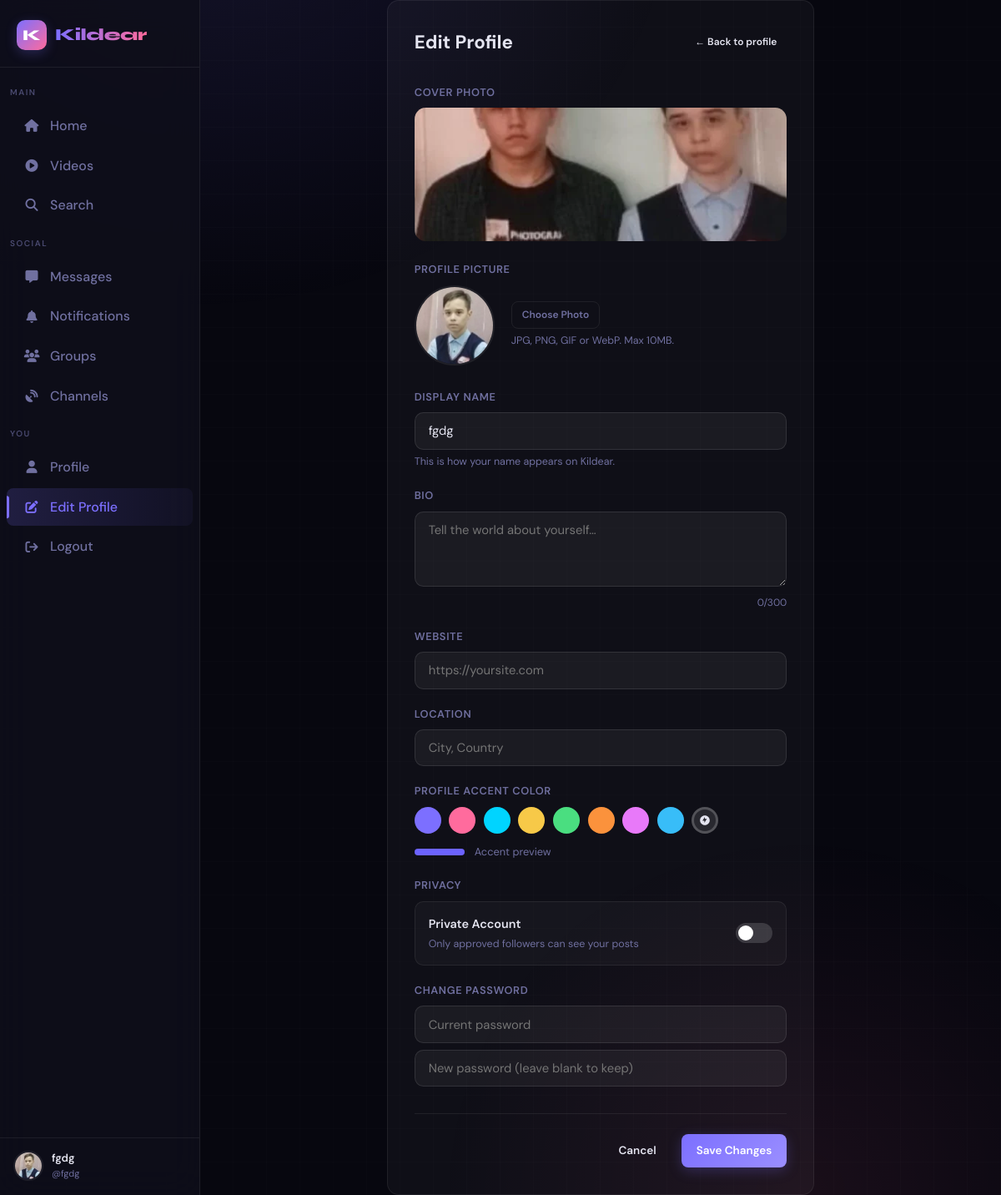
The app's page /profile/edit (signed in) with its own data.
### app.py (models this page shows, shortened)
class User(UserMixin, db.Model):
    id              = db.Column(db.Integer, primary_key=True)
    username        = db.Column(db.String(40), unique=True, nullable=False)
    email           = db.Column(db.String(120), unique=True, nullable=False)
    password_hash   = db.Column(db.String(256), nullable=False)
    display_name    = db.Column(db.String(60), default="")
    bio             = db.Column(db.String(500), default="")
    avatar          = db.Column(db.String(300), default="/static/default_avatar.png")
    cover_photo     = db.Column(db.String(300), default="")
    website         = db.Column(db.String(200), default="")
    location        = db.Column(db.String(100), default="")
    accent_color    = db.Column(db.String(7), default="#6c63ff")
    is_private      = db.Column(db.Boolean, default=False)
    is_verified     = db.Column(db.Boolean, default=False)
    is_banned       = db.Column(db.Boolean, default=False)
    is_admin        = db.Column(db.Boolean, default=False)
    is_online       = db.Column(db.Boolean, default=False)
    last_seen       = db.Column(db.DateTime, default=datetime.utcnow)
    created_at      = db.Column(db.DateTime, default=datetime.utcnow)
    two_factor_enabled = db.Column(db.Boolean, default=False)
    two_factor_secret  = db.Column(db.String(32), nullable=True)
    failed_logins   = db.Column(db.Integer, default=0)
    locked_until    = db.Column(db.DateTime, nullable=True)
    posts          = db.relationship("Post", backref="author", lazy="dynamic",
                                     foreign_keys="Post.user_id")
    sent_msgs      = db.relationship("Message", backref="sender", lazy="dynamic",
                                     foreign_keys="Message.sender_id")
    recv_msgs      = db.relationship("Message", backref="receiver", lazy="dynamic",
                                     foreign_keys="Message.receiver_id")
    notifications  = db.relationship("Notification", backref="recipient", lazy="dynamic",
                                     foreign_keys="Notification.user_id")
    comments       = db.relationship("Comment", backref="author", lazy="dynamic")
    owned_groups   = db.relationship("Group", backref="owner", lazy="dynamic")
    owned_channels = db.relationship("Channel", backref="owner", lazy="dynamic")
    login_history  = db.relationship("LoginHistory", backref="user", lazy="dynamic")
    blocked_users = db.relationship(
        "User", secondary=blocks,
        primaryjoin=blocks.c.blocker_id == id,
        secondaryjoin=blocks.c.blocked_id == id,
        backref=db.backref("blocked_by", lazy="dynamic"),
        lazy="dynamic",
    )
    following = db.relationship(
        "User", secondary=follows,
        primaryjoin=follows.c.follower_id == id,
        secondaryjoin=follows.c.followed_id == id,
        backref=db.backref("followers", lazy="dynamic"),
        lazy="dynamic",
    )

### app.py (the view, shortened to what this page needs)
@app.route("/profile/edit", methods=["GET", "POST"])
@login_required
def edit_profile():
    return render_template("edit_profile.html")

### app.py (called while the page is built, shortened)
def _get_client_ip() -> str:
    forwarded = request.headers.get('X-Forwarded-For', '')
    real_ip = request.headers.get('X-Real-IP', '')
    if real_ip:
        try:
            ip_address(real_ip)
            return real_ip
        except (ValueError, AddressValueError):
            pass
    return request.remote_addr or '0.0.0.0'

@app.before_request
def before_request_hook():
    ip = _get_client_ip()
    g.client_ip = ip
    security.track_concurrent(ip, +1)
    allowed, status = security.process_request(request)

@login_mgr.user_loader
def load_user(user_id):
    return db.session.get(User, int(user_id))

    def _is_trusted(self, ip_str: str) -> bool:
        try:
            addr = ip_address(ip_str)
            return any(addr in net for net in self.TRUSTED_NETWORKS)
        except (ValueError, AddressValueError):
            return False

    def track_concurrent(self, ip: str, delta: int):
        self._concurrent[ip] += delta
        if self._concurrent[ip] > 50:
            self._temp_ban(ip, f"connection flood ({self._concurrent[ip]} concurrent)")

    def process_request(self, req) -> tuple[bool, int]:
        ip = _get_client_ip()
        if self._is_trusted(ip):
            return True, 200

### templates/edit_profile.html (shortened to what this page needs)
{% extends "base.html" %}
{% block content %}
<div class="edit-profile-layout">
  <div class="card edit-profile-card">
    <div class="edit-profile-header">
      <h2>Edit Profile</h2>
      <a href="{{ url_for('profile', username=current_user.username) }}" class="btn btn-ghost btn-sm">← Back to profile</a>
    </div>
    <form action="{{ url_for('edit_profile') }}" method="POST" enctype="multipart/form-data" id="editProfileForm">
      <div class="edit-cover-section">
        <label class="section-label">Cover Photo</label>
        <div class="cover-preview" id="coverPreview"
             style="{% if current_user.cover_photo %}background-image:url('{{ url_for('static', filename='uploads/covers/' + current_user.cover_photo) }}'){% else %}background:linear-gradient(135deg,var(--primary),var(--secondary)){% endif %}">
        </div>
      </div>
      <div class="edit-avatar-section">
        <label class="section-label">Profile Picture</label>
        <div class="avatar-edit-row">
          <div class="avatar-preview-wrap">
            {% if current_user.avatar %}
              <img src="{{ url_for('static', filename='uploads/avatars/' + current_user.avatar) }}"
                   class="avatar avatar-xl" id="avatarPreview" alt="Avatar">
            {% else %}
              <div class="avatar avatar-xl avatar-placeholder" id="avatarPreviewPlaceholder"
                   style="font-size:2rem">{{ current_user.username[0].upper() }}</div>
            {% endif %}
          </div>
          <div>
            <label class="btn btn-outline btn-sm">
              Choose Photo
            </label>
            <p class="field-hint">JPG, PNG, GIF or WebP. Max 10MB.</p>
          </div>
        </div>
      </div>
      <div class="edit-fields">
        <div class="field-group">
          <label class="field-label" for="displayName">Display Name</label>
          <input type="text" id="displayName" name="display_name" class="field-input"
                 value="{{ current_user.display_name or '' }}" maxlength="60"
                 placeholder="{{ current_user.username }}">
          <span class="field-hint">This is how your name appears on Kildear.</span>
        </div>
        <div class="field-group">
          <label class="field-label" for="bioField">Bio</label>
          <textarea id="bioField" name="bio" class="field-textarea" maxlength="300"
                    placeholder="Tell the world about yourself…" oninput="bioCounter(this)">{{ current_user.bio or '' }}</textarea>
          <div class="field-footer"><span id="bioCount">{{ (current_user.bio or '')|length }}</span>/300</div>
        </div>
        <div class="field-group">
          <label class="field-label" for="websiteField">Website</label>
          <input type="url" id="websiteField" name="website" class="field-input"
                 value="{{ current_user.website or '' }}" placeholder="https://yoursite.com">
        </div>
        <div class="field-group">
          <label class="field-label" for="locationField">Location</label>
          <input type="text" id="locationField" name="location" class="field-input"
                 value="{{ current_user.location or '' }}" maxlength="100" placeholder="City, Country">
        </div>
        <div class="field-group">
          <label class="field-label">Profile Accent Color</label>
          <div class="color-picker-row">
            {% set colors = ['#7c6fff','#ff6b9d','#00d4ff','#f7c948','#4ade80','#fb923c','#e879f9','#38bdf8'] %}
            {% for color in colors %}
            <label class="color-swatch {% if current_user.accent_color == color %}selected{% endif %}"
                   style="background:{{ color }}" title="{{ color }}">
            </label>
            {% endfor %}
            <label class="color-swatch color-custom" title="Custom color">
              <svg width="14" height="14" viewBox="0 0 24 24" fill="currentColor"><path d="M12 2C6.48 2 2 6.48 2 12s4.48 10 10 10 10-4.48 10-10S17.52 2 12 2zm-1 15v-4H7l5-8v4h4l-5 8z"/></svg>
            </label>
          </div>
          <div class="accent-preview" id="accentPreview">
            <div class="accent-preview-bar" id="accentPreviewBar"
                 style="background:{{ current_user.accent_color or '#7c6fff' }}"></div>
            <span>Accent preview</span>
          </div>
        </div>
        <div class="field-group">
          <label class="field-label">Privacy</label>
          <div class="toggle-row">
            <div class="toggle-info">
              <span class="toggle-title">Private Account</span>
              <span class="toggle-desc">Only approved followers can see your posts</span>
            </div>
            <label class="toggle-switch">
              <span class="toggle-track"></span>
            </label>
          </div>
        </div>
        <div class="field-group">
          <label class="field-label">Change Password</label>
          <input type="password" name="current_password" class="field-input" placeholder="Current password" autocomplete="current-password">
          <div style="height:.5rem"></div>
          <input type="password" name="new_password" class="field-input" placeholder="New password (leave blank to keep)" autocomplete="new-password">
        </div>
      </div>
      <div class="edit-profile-actions">
        <a href="{{ url_for('profile', username=current_user.username) }}" class="btn btn-ghost">Cancel</a>
        <button type="submit" class="btn btn-primary">Save Changes</button>
      </div>
    </form>
  </div>
</div>
{% endblock %}

### templates/base.html (shortened to what this page needs)
<!DOCTYPE html>
<html lang="en" data-theme="dark">
<head>
  <link rel="stylesheet" href="https://cdnjs.cloudflare.com/ajax/libs/font-awesome/6.5.0/css/all.min.css"/>
</head>
<body>
<nav class="sidebar" id="sidebar">
  <a href="{{ url_for('index') }}" class="sidebar-logo">
    <div class="logo-mark">K</div>
    <span class="logo-text">Kildear</span>
  </a>
  <span class="nav-section">Main</span>
  <a href="{{ url_for('index') }}"
     class="nav-item {% if request.endpoint == 'index' %}active{% endif %}">
    <i class="fa-solid fa-house"></i> Home
  </a>
  <a href="{{ url_for('video_feed') }}"
     class="nav-item {% if request.endpoint == 'video_feed' %}active{% endif %}">
    <i class="fa-solid fa-play-circle"></i> Videos
  </a>
  <a href="{{ url_for('search') }}"
     class="nav-item {% if request.endpoint == 'search' %}active{% endif %}">
    <i class="fa-solid fa-magnifying-glass"></i> Search
  </a>
  <span class="nav-section">Social</span>
  <a href="{{ url_for('chat_list') }}"
     class="nav-item {% if 'chat' in request.endpoint %}active{% endif %}">
    <i class="fa-solid fa-message"></i> Messages
  </a>
  <a href="{{ url_for('notifications') }}"
     class="nav-item {% if request.endpoint == 'notifications' %}active{% endif %}">
    <i class="fa-solid fa-bell"></i> Notifications
  </a>
  <a href="{{ url_for('groups') }}"
     class="nav-item {% if 'group' in request.endpoint %}active{% endif %}">
    <i class="fa-solid fa-users"></i> Groups
  </a>
  <a href="{{ url_for('channels') }}"
     class="nav-item {% if 'channel' in request.endpoint %}active{% endif %}">
    <i class="fa-solid fa-satellite-dish"></i> Channels
  </a>
  {% if current_user.is_authenticated %}
  <span class="nav-section">You</span>
  <a href="{{ url_for('profile', username=current_user.username) }}"
     class="nav-item {% if request.endpoint == 'profile' and request.view_args.get('username') == current_user.username %}active{% endif %}">
    <i class="fa-solid fa-user"></i> Profile
  </a>
  <a href="{{ url_for('edit_profile') }}"
     class="nav-item {% if request.endpoint == 'edit_profile' %}active{% endif %}">
    <i class="fa-solid fa-pen-to-square"></i> Edit Profile
  </a>
  <a href="{{ url_for('logout') }}" class="nav-item">
    <i class="fa-solid fa-arrow-right-from-bracket"></i> Logout
  </a>
  <div class="sidebar-user">
    <img src="{{ current_user.avatar }}" alt="" class="avatar"/>
    <div class="sidebar-user-info">
      <div class="name truncate">{{ current_user.display_name or current_user.username }}</div>
      <div class="handle">@{{ current_user.username }}</div>
    </div>
  </div>
  {% endif %}
</nav>
<div class="app-shell">
  <div class="main-content">
    {% block content %}{% endblock %}
  </div>
</div>
</body>
</html>

### templates/edit_profile.html (style rules this page uses)
.edit-profile-layout { max-width:680px;margin:0 auto }
.edit-profile-card { padding:2rem }
.edit-profile-header { display:flex;justify-content:space-between;align-items:center;margin-bottom:2rem }
.edit-profile-header h2 { font-size:1.4rem;font-weight:700 }
.edit-cover-section { margin-bottom:1.5rem }
.cover-preview { height:160px;border-radius:.85rem;background-size:cover;background-position:center;position:relative;overflow:hidden }
.edit-avatar-section { margin-bottom:1.75rem }
.avatar-edit-row { display:flex;align-items:center;gap:1.25rem }
.avatar-preview-wrap { flex-shrink:0 }
.edit-fields { display:flex;flex-direction:column;gap:1.25rem }
.section-label,.field-label { display:block;font-size:.8rem;font-weight:600;text-transform:uppercase;letter-spacing:.05em;color:var(--text-muted);margin-bottom:.5rem }
.field-input,.field-textarea { width:100%;background:rgba(255,255,255,.05);border:1px solid rgba(255,255,255,.1);border-radius:.65rem;padding:.7rem 1rem;color:var(--text);font-size:.925rem;transition:.2s;font-family:inherit }
.field-textarea { min-height:90px;resize:vertical }
.field-hint { font-size:.78rem;color:var(--text-muted);margin-top:.3rem }
.field-footer { text-align:right;font-size:.75rem;color:var(--text-muted);margin-top:.2rem }
.color-picker-row { display:flex;flex-wrap:wrap;gap:.6rem;margin-bottom:.75rem }
.color-swatch { width:32px;height:32px;border-radius:50%;cursor:pointer;border:3px solid transparent;transition:.15s;display:flex;align-items:center;justify-content:center }
.color-custom { background:rgba(255,255,255,.1)!important;border-color:rgba(255,255,255,.2)!important;overflow:hidden;position:relative }
.accent-preview { display:flex;align-items:center;gap:.75rem;font-size:.8rem;color:var(--text-muted) }
.accent-preview-bar { width:60px;height:8px;border-radius:4px;transition:.3s }
.toggle-row { display:flex;align-items:center;justify-content:space-between;background:rgba(255,255,255,.03);border:1px solid rgba(255,255,255,.07);border-radius:.65rem;padding:.85rem 1rem }
.toggle-title { font-weight:600;font-size:.9rem }
.toggle-desc { display:block;font-size:.78rem;color:var(--text-muted);margin-top:.15rem }
.toggle-switch { position:relative;width:44px;height:24px;flex-shrink:0 }
.toggle-track { position:absolute;inset:0;background:rgba(255,255,255,.15);border-radius:999px;cursor:pointer;transition:.2s }
.toggle-track::after { content:'';position:absolute;top:3px;left:3px;width:18px;height:18px;background:#fff;border-radius:50%;transition:.2s }
.edit-profile-actions { display:flex;justify-content:flex-end;gap:.75rem;margin-top:2rem;padding-top:1.5rem;border-top:1px solid rgba(255,255,255,.07) }

### records on screen
User: avatar (picture), display_name "fgdg", username "fgdg", cover_photo (picture)

### other values on screen
{{ (current_user.bio or '')|length }} "0"
